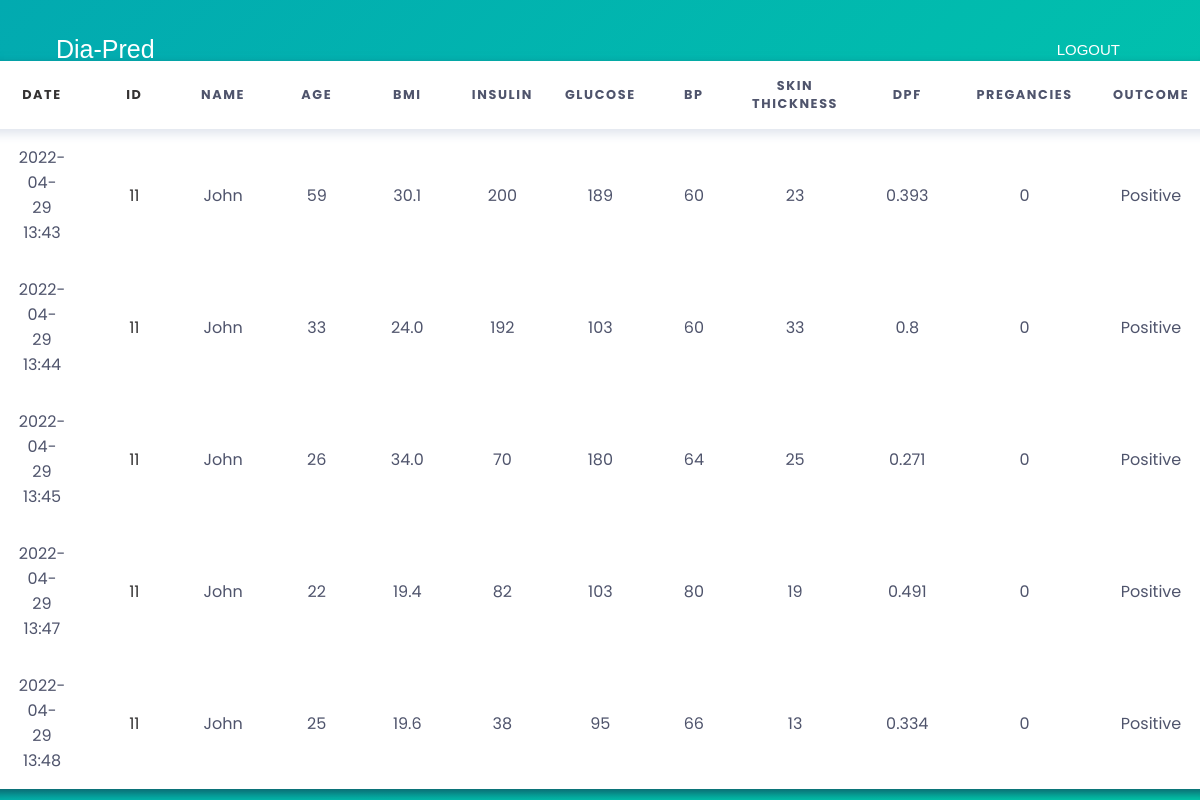
Screenshot of /history/id (signed in) with the database file from the repository.
### main_app/models.py (models this page shows, shortened)
class HistoryModel(models.Model):
    user = models.ForeignKey(User, on_delete=models.CASCADE)
    patient_id = models.PositiveBigIntegerField()
    patient_name = models.CharField(max_length=50)
    pregancies = models.IntegerField()
    glucose = models.IntegerField()
    bp = models.IntegerField()
    skin = models.IntegerField()
    insulin = models.IntegerField()
    bmi = models.FloatField()
    dpf = models.FloatField()
    age = models.IntegerField()
    result = models.CharField(max_length=10)
    datetime = models.CharField(max_length=50)
    class Meta:
        db_table = 'HistoryModel'

### main_app/views.py (the view)
# urls.py: path("history/", history, name='history'),
def history(request, str=None):
    user = request.user
    if user.is_authenticated:
        empty = False
        if str == None:
            history = HistoryModel.objects.filter(user=user).order_by('-datetime')[:8]
            if not history.exists():
                empty = True
            context = {
                'history': history,
                'empty': empty,
            }
            return render(request, 'main_app/history.html', context)
        elif str == 'id':
            history = HistoryModel.objects.filter(user=user).order_by('patient_id')[:8]
            if not history.exists():
                empty = True
            context = {
                'history': history,
                'empty': empty,
            }
            return render(request, 'main_app/history.html', context)
    return redirect("login")

### templates/main_app/history.html (shortened to what this page needs)
{% extends 'main_base.html' %}
{% load static %}
{% block style %}
<link href="https://cdn.jsdelivr.net/npm/bootstrap@5.1.3/dist/css/bootstrap.min.css" rel="stylesheet"
>
<link href="{% static 'css/history.css' %}" type="text/css" rel="stylesheet" /> {% endblock %}
{% block content %}
<nav class="navbar fixed-top navbar-expand-lg navbar-dark p-md-3">
    <div class="container" style="margin-top:10px;">
        <a class="navbar-brand" href="{% url 'home' %}"
            style="font-size: 25px; margin-left: 14px; font-family: sans-serif;">Dia-Pred</a>
        <div class="collapse navbar-collapse" id="navbarNav">
            <ul class="navbar-nav">
                <li class="nav-item">
                    <a class="nav-link text-white" href="{% url 'logout' %}"
                        style="font-size:15px; margin-right: 30px; font-family: sans-serif;">LOGOUT</a>
                </li>
            </ul>
        </div>
    </div>
</nav>
<div class="banner-image w-100 vh-100 d-flex justify-content-center align-items-center">
    <div class="content text-center">
        <table style="text-align:center; margin-top:50px;">
            <thead>
                <tr>
                    <th><a href="{% url 'history' %}" style="text-decoration:none; color:rgb(52, 50, 50)">Date</a></th>
                    <th><a href="{% url 'history' 'id'%}" style="text-decoration:none; color:rgb(52, 50, 50)">ID</a></th>
                    <th>Name</th>
                    <th>Age</th>
                    <th>BMI</th>
                    <th>Insulin</th>
                    <th>Glucose</th>
                    <th>BP</th>
                    <th>Skin Thickness</th>
                    <th>DPF</th>
                    <th>Pregancies</th>
                    <th>Outcome</th>
                </tr>
            </thead>
            <tbody>
                {% for i in history %}
                <tr>
                    <td>{{i.datetime}}</td>
                    <td><a href="{% url 'report' i.patient_id %}" style="text-decoration:none; color:rgb(52, 50, 50)">{{i.patient_id}}</a></td>
                    <td>{{i.patient_name}}</td>
                    <td>{{i.age}}</td>
                    <td>{{i.bmi}}</td>
                    <td>{{i.insulin}}</td>
                    <td>{{i.glucose}}</td>
                    <td>{{i.bp}}</td>
                    <td>{{i.skin}}</td>
                    <td>{{i.dpf}}</td>
                    <td>{{i.pregancies}}</td>
                    <td>{{i.result}}</td>
                </tr>
                {% endfor %}
            </tbody>
        </table>
    </div>
</div>
{% endblock %}

### static/css/history.css (style rules this page uses)
*, *::before, *::after { box-sizing: border-box; margin: 0; padding: 0; font-family: 'Poppins', sans-serif; }
body { font-family: 'Poppins', sans-serif; height: 100vh; display: grid; justify-content: center; align-items: center; color: #4f546c; font-size: 0.9rem; background: linear-gradient(135deg, #02aab0, #00cdac); }
table { border-collapse: collapse; box-shadow: 0 5px 10px #0e626d; background-color: white; text-align: left; overflow: hidden; }
table thead { box-shadow: 0 5px 10px #e1e5ee; }
table th { padding: 1rem 1rem; text-transform: uppercase; letter-spacing: 0.1rem; font-size: 0.8rem; font-weight: 700; }
table td { padding: 1rem 2rem; }

### rows the page displays
HistoryModel: datetime "2022-04-29 13:43", patient_id "11", patient_name "John", age "59", bmi "30.1", insulin "200", glucose "189", bp "60", skin "23", dpf "0.393", pregancies "0", result "Positive"
HistoryModel: datetime "2022-04-29 13:44", patient_id "11", patient_name "John", age "33", bmi "24.0", insulin "192", glucose "103", bp "60", skin "33", dpf "0.8", pregancies "0", result "Positive"
HistoryModel: datetime "2022-04-29 13:45", patient_id "11", patient_name "John", age "26", bmi "34.0", insulin "70", glucose "180", bp "64", skin "25", dpf "0.271", pregancies "0", result "Positive"
HistoryModel: datetime "2022-04-29 13:47", patient_id "11", patient_name "John", age "22", bmi "19.4", insulin "82", glucose "103", bp "80", skin "19", dpf "0.491", pregancies "0", result "Positive"
HistoryModel: datetime "2022-04-29 13:48", patient_id "11", patient_name "John", age "25", bmi "19.6", insulin "38", glucose "95", bp "66", skin "13", dpf "0.334", pregancies "0", result "Positive"
